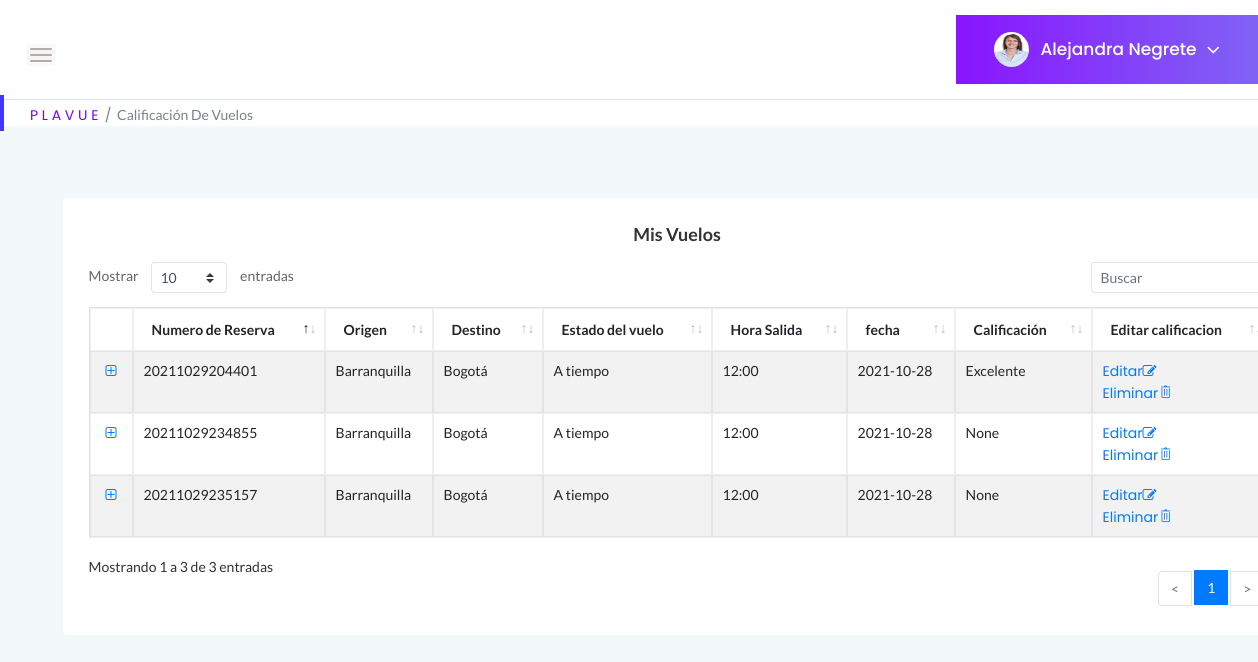
Page /calificacionvuelosusuario (signed in) on the earlier database version.
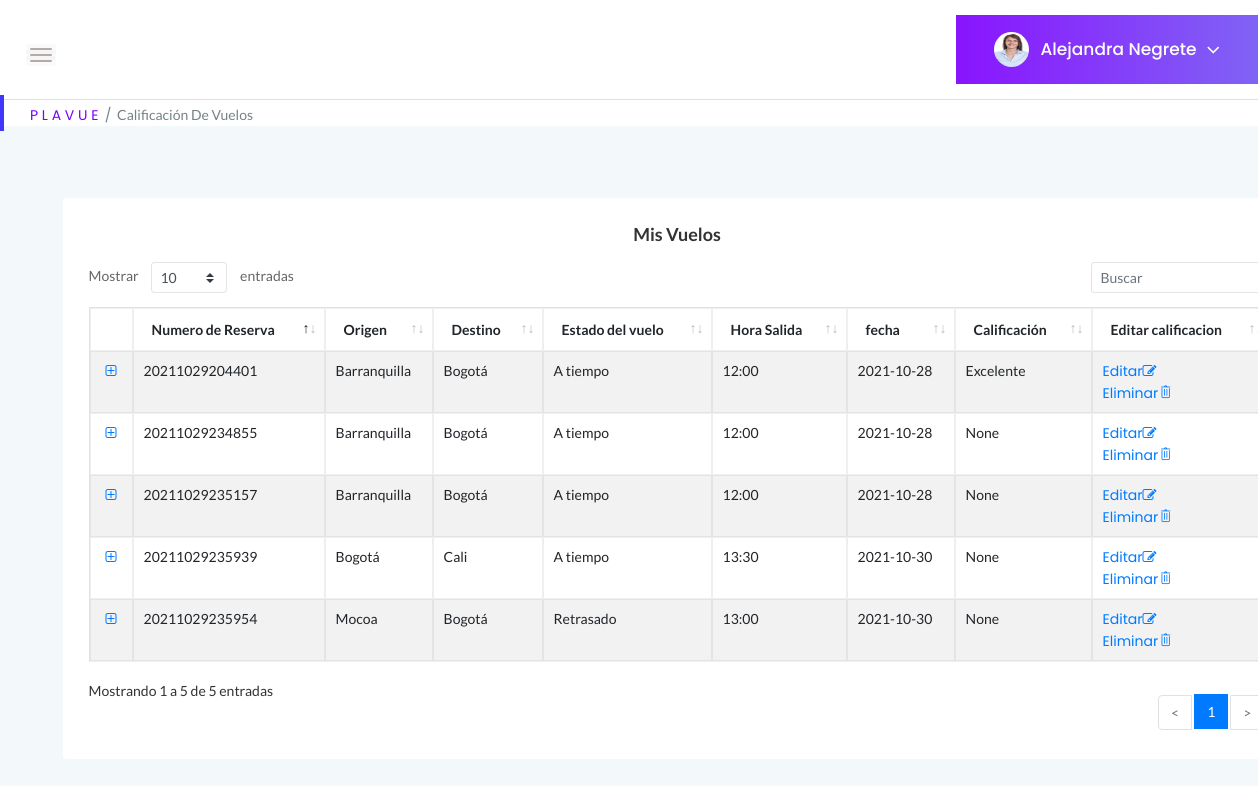
Same page on the later database version.
### tables this page shows
CREATE TABLE Pasajeros (Id_pasajero BIGINT PRIMARY KEY UNIQUE, Id_usuario BIGINT REFERENCES Usuarios (Id_usuario) ON DELETE RESTRICT ON UPDATE RESTRICT, Id_vuelos BIGINT REFERENCES Vuelos (Id_vuelo) ON DELETE RESTRICT ON UPDATE RESTRICT, Comentarios VARCHAR, Calificacion VARCHAR, Silla VARCHAR);

CREATE TABLE Ciudades (Id_ciudad INTEGER PRIMARY KEY, Ciudad VARCHAR (30));

CREATE TABLE Vuelos (Id_vuelo INTEGER PRIMARY KEY UNIQUE, placa VARCHAR (20), aereolinea STRING, origen INTEGER REFERENCES Ciudades (Id_ciudad) ON DELETE RESTRICT ON UPDATE RESTRICT, destino INTEGER REFERENCES Ciudades (Id_ciudad) ON DELETE RESTRICT ON UPDATE RESTRICT, horaSalida TIME, horaLlegada TIME, fecha DATE, estado STRING, capacidad INT, reservas INT, cupos INT, precio INT, piloto VARCHAR (100));

### app.py (the view)
@app.route("/calificacionvuelosusuario", methods=["GET", "POST"])
def calificacionvuelos_usuario():
    if "usuario" in session:
        if request.method == "GET":
            try:
                with sqlite3.connect("Plavue.db") as con:
                    con.row_factory = sqlite3.Row
                    cur = con.cursor()
                    cur.execute("SELECT * FROM Usuarios WHERE correo = ?", [session["usuario"]])
                    query = cur.fetchone()
                with sqlite3.connect("Plavue.db") as con1:
                    cur = con1.cursor()
                    cur.execute("SELECT Id_usuario FROM Usuarios WHERE correo = ?", [session["usuario"]])
                    query2 = cur.fetchone()
                with sqlite3.connect("Plavue.db") as con2:
                    con2.row_factory = sqlite3.Row
                    cur = con2.cursor()
                    cur.execute("SELECT * FROM Pasajeros WHERE Id_usuario=?", [query2[0]])
                    rowcal = cur.fetchall()
                with sqlite3.connect("Plavue.db") as con3:
                    con3.row_factory = sqlite3.Row
                    cur = con3.cursor()
                    cur.execute("SELECT Id_vuelos FROM Pasajeros WHERE Id_usuario=?", [query2[0]])
                    rowcal2 = cur.fetchone()
                with sqlite3.connect("Plavue.db") as con4:
                    con4.row_factory = sqlite3.Row
                    cur = con4.cursor()
                    cur.execute("SELECT * FROM Pasajeros WHERE Id_usuario=?", [query2[0]])
                    rowcal3 = cur.fetchall()
                with sqlite3.connect("Plavue.db") as con5:
                    con5.row_factory = sqlite3.Row
                    cur = con5.cursor()
                    cur.execute("SELECT * FROM Vuelos")
                    query3 = cur.fetchall()
                with sqlite3.connect("Plavue.db") as con6:
                    con6.row_factory = sqlite3.Row
                    cur = con6.cursor()
                    cur.execute("SELECT * FROM Ciudades")
                    query4 = cur.fetchall()
                    return render_template("calificacionVuelos-usuarioFinal.html", perfil = query, rowcal = rowcal, vuelos = query3, ciudad = query4, pasajeros = rowcal3, Id_usuario=query2[0])
            except Error as er:
                print('SQLite error: %s' % (' '.join(er.args)))
                print('SQLite traceback: ')
    return render_template("Login.html")

### templates/calificacionVuelos-usuarioFinal.html (shortened to what the changed rows need)
<!doctype html>
<html class="no-js" lang="es">
<head>
    <link rel="stylesheet" href="{{ url_for('static', filename='css/bootstrap.min.css') }}">
    <link rel="stylesheet" href="{{ url_for('static', filename='css/font-awesome.min.css')}}">
    <link rel="stylesheet" href="{{ url_for('static', filename='css/themify-icons.css')}}">
    <link rel="stylesheet" href="{{ url_for('static', filename='css/metisMenu.css')}}">
    <link rel="stylesheet" href="{{ url_for('static', filename='css/owl.carousel.min.css')}}">
    <link rel="stylesheet" href="{{ url_for('static', filename='css/slicknav.min.css')}}">
    <link rel="stylesheet" href="https://www.amcharts.com/lib/3/plugins/export/export.css" type="text/css" media="all" />
    <link rel="stylesheet" type="text/css" href="{{ url_for('static', filename='css/tables/jquery.dataTables.css')}}">
    <link rel="stylesheet" type="text/css" href="{{ url_for('static', filename='css/tables/dataTables.bootstrap4.min.css')}}">
    <link rel="stylesheet" type="text/css" href="{{ url_for('static', filename='css/tables/responsive.bootstrap.min.css')}}">
    <link rel="stylesheet" type="text/css" href="{{ url_for('static', filename='css/tables/responsive.jqueryui.min.css')}}">
    <link rel="stylesheet" href="{{ url_for('static', filename='css/typography.css')}}">
    <link rel="stylesheet" href="{{ url_for('static', filename='css/default-css.css')}}">
    <link rel="stylesheet" href="{{ url_for('static', filename='css/styles.css')}}">
    <link rel="stylesheet" href="{{ url_for('static', filename='css/responsive.css')}}">
    <link rel="stylesheet" href="{{ url_for('static', filename='js/vendor/select2.css')}}">
</head>
<div class="page-container">
    <div class="main-content">
        <div class="main-content-inner">
            <div class="row">
                <div class="col-12 m-5">
                    <div class="card mt-4">
                        <div class="card-body">
                                <section class="panel">
                            <div class="panel-body">
                                <table class="table table-bordered table-striped mb-none" id="datatable-comentarios">
                                    <thead>
                                        <tr>
                                            <th>Numero de Reserva</th>
                                            <th>Origen</th>
                                            <th>Destino</th>
                                            <th>Estado del vuelo</th>
                                            <th>Hora Salida</th>
                                            <th>fecha</th>
                                            <th>Calificación</th>
                                            <th>Editar calificacion</th>
                                        </tr>
                                    </thead>
                                    <tbody>
                                        {% for r in pasajeros %}
                                            <tr>
                                                <td>
                                                    {% if r["Id_usuario"] == Id_usuario %}
                                                        {{r ['Id_pasajero']}}
                                                    {% endif %}
                                                </td>
                                                <td>
                                                    {% for c in ciudad %}
                                                        {% for d in vuelos%}
                                                            {% if r["Id_vuelos"] == d ["Id_vuelo"]%}
                                                                {% if c["Id_ciudad"] == d["origen"] %}
                                                                <span>{{c["Ciudad"]}}</span>
                                                            {% endif %}
                                                            {% endif %}
                                                        {% endfor %}
                                                    {% endfor %}
                                                </td>
                                                <td>
                                                    {% for c in ciudad %}
                                                        {% for d in vuelos%}
                                                            {% if r["Id_vuelos"] == d ["Id_vuelo"]%}
                                                                {% if c["Id_ciudad"] == d["destino"] %}
                                                                <span>{{c["Ciudad"]}}</span>
                                                            {% endif %}
                                                            {% endif %}
                                                        {% endfor %}
                                                    {% endfor %}
                                                </td>
                                                <td>
                                                    {% for i in vuelos %}
                                                        {% if r["Id_vuelos"] == i ["Id_vuelo"]%}
                                                            <span>{{i["estado"]}}</span>
                                                        {% endif %}
                                                    {% endfor %}
                                                </td>
                                                <td>
                                                    {% for j in vuelos %}
                                                        {% if r["Id_vuelos"] == j ["Id_vuelo"]%}
                                                            <span>{{j["horaSalida"]}}</span>
                                                        {% endif %}
                                                    {% endfor %}
                                                </td>
                                                <td>
                                                    {% for k in vuelos %}
                                                        {% if r["Id_vuelos"] == k ["Id_vuelo"]%}
                                                            <span>{{k["fecha"]}}</span>
                                                        {% endif %}
                                                    {% endfor %}
                                                </td>
                                                <td>
                                                    {% if r["Id_usuario"] == Id_usuario %}
                                                        <span>{{ r ["Calificacion"]}}</span>
                                                    {% endif %}
                                                </td>
                                                <td>
                                                    <a href="../calificacioneditar/{{r['Id_pasajero']}}">Editar<i class="fa fa-edit"></i></a><br>
                                                    <a href="../caleliminar/{{r['Id_pasajero']}}">Eliminar<i class="ti-trash"></i></a>
                                                </td>
                                            </tr>
                                        {% endfor %}
                                    </tbody>
                                </table>
                            </div>
                        </div>
                    </div>
                </div>
            </div>
        </div>
    </div>
</div>
</html>

Differences in the rows shown:
added Pasajeros: Id_pasajero "20211029235939", r "None"
now on this page (row edited): Vuelos: {{ c["Ciudad"] }} "Bogotá", estado "A tiempo", horaSalida "13:30", fecha "2021-10-30"
now on this page (row unchanged): Ciudades: Ciudad "Cali"
added Pasajeros: Id_pasajero "20211029235954", r "None"
now on this page (row unchanged): Ciudades: Ciudad "Mocoa"
now on this page (row edited): Vuelos: {{ c["Ciudad"] }} "Bogotá", estado "Retrasado", horaSalida "13:00", fecha "2021-10-30"
Other differences:
text written by a page script: "Mostrar entradas Mostrando 1 a 3 de 3 entradas < 1 >" → "Mostrar entradas Mostrando 1 a 5 de 5 entradas < 1 >"
